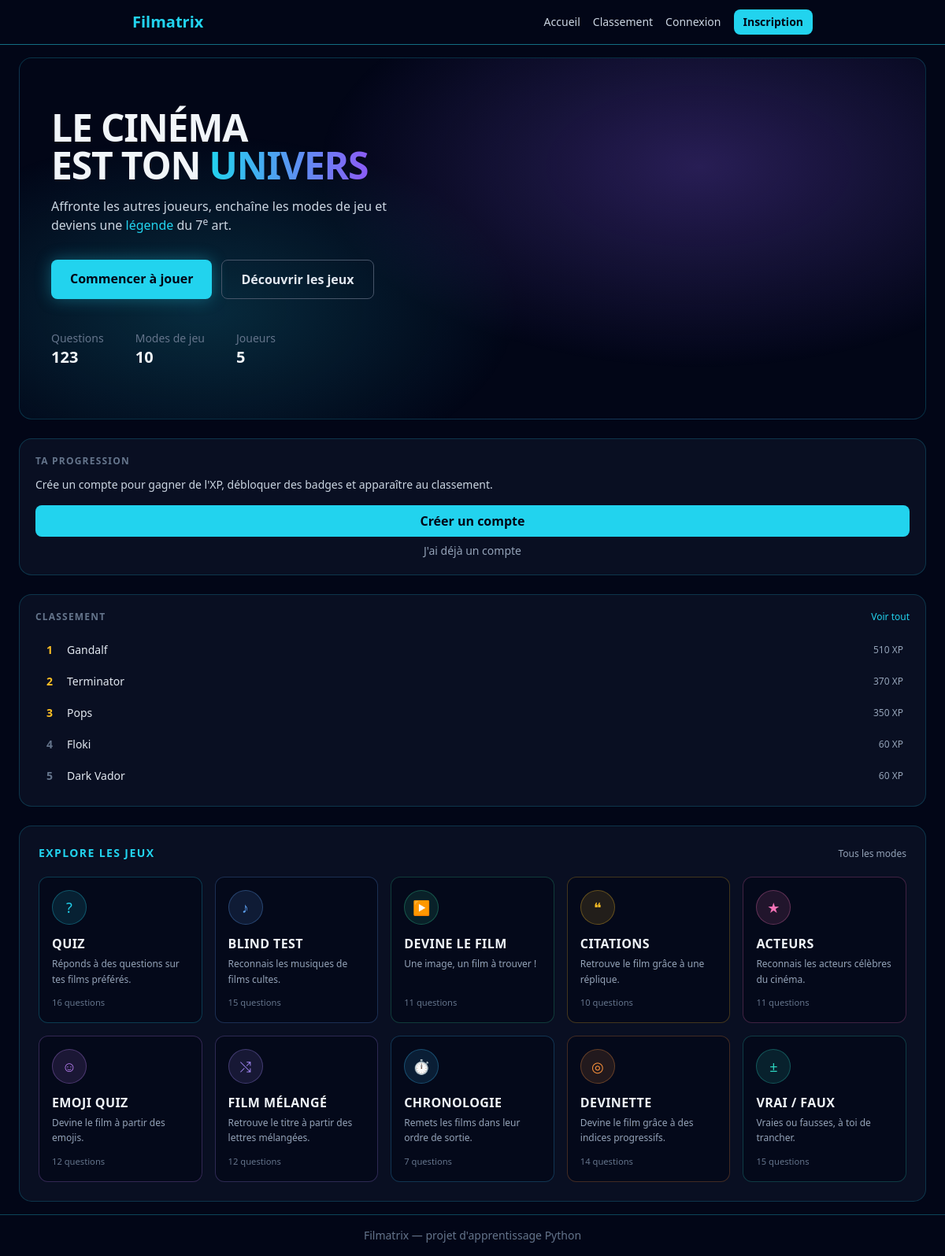
The page / on the database its author committed.
### src/models.py (models this page shows, shortened)
class User(db.Model, UserMixin):
    __tablename__ = "users"
    id = db.Column(db.Integer, primary_key=True)
    username = db.Column(db.String(50), unique=True, nullable=False)
    email = db.Column(db.String(120), unique=True, nullable=False)
    password_hash = db.Column(db.String(255), nullable=False)
    total_xp = db.Column(db.Integer, nullable=False, default=0)
    coins = db.Column(db.Integer, nullable=False, default=0)
    equipped_title = db.Column(db.String(50), nullable=True)
    is_admin = db.Column(db.Boolean, nullable=False, default=False)

### app.py (the view)
    @app.route("/")
    def home() -> str:
        question_counts = dict(
            db.session.query(Question.mode, func.count(Question.id))
            .group_by(Question.mode)
            .all()
        )
        playable_modes = [
            dict(mode, question_count=question_counts.get(mode["slug"], 0))
            for mode in GAME_MODES
            if question_counts.get(mode["slug"], 0) > 0
        ]
        top_players = User.query.order_by(User.total_xp.desc()).limit(5).all()
        level_info = None
        correct_count = 0
        if current_user.is_authenticated:
            level_info = calculate_level(current_user.total_xp)
            correct_count = Attempt.query.filter_by(
                user_id=current_user.id, is_correct=True
            ).count()
        return render_template(
            "accueil.html",
            modes=playable_modes,
            top_players=top_players,
            level_info=level_info,
            correct_count=correct_count,
            total_questions=sum(question_counts.values()),
            total_players=User.query.count(),
        )

### templates/accueil.html
{% extends "base.html" %}
{% block content %}
<div class="max-w-6xl mx-auto flex flex-col gap-6">
    <div class="grid gap-6 xl:grid-cols-[1fr_20rem] items-start">
        <section class="hero-glow relative overflow-hidden rounded-2xl border border-cyan-400/20 bg-slate-900/60 px-6 py-12 sm:px-10 sm:py-16">
            <h1 class="text-4xl sm:text-5xl font-extrabold leading-tight tracking-tight">
                LE CINÉMA<br>
                EST TON
                <span class="bg-gradient-to-r from-cyan-400 to-violet-500 bg-clip-text text-transparent">UNIVERS</span>
            </h1>
            <p class="mt-4 max-w-md text-slate-300">
                Affronte les autres joueurs, enchaîne les modes de jeu
                et deviens une <span class="text-cyan-400">légende</span> du 7<sup>e</sup> art.
            </p>
            <div class="mt-8 flex flex-wrap gap-3">
                <a href="{{ url_for('modes') }}"
                   class="bg-cyan-400 hover:bg-cyan-300 text-slate-950 font-bold px-6 py-3 rounded-lg shadow-[0_0_20px_rgba(34,211,238,0.35)] transition">
                    Commencer à jouer
                </a>
                <a href="#modes"
                   class="border border-slate-600 hover:border-cyan-400 hover:text-cyan-400 text-slate-200 font-bold px-6 py-3 rounded-lg transition">
                    Découvrir les jeux
                </a>
            </div>
            <dl class="mt-10 flex flex-wrap gap-x-10 gap-y-4 text-sm">
                <div>
                    <dt class="text-slate-500">Questions</dt>
                    <dd class="text-xl font-bold text-slate-100">{{ total_questions }}</dd>
                </div>
                <div>
                    <dt class="text-slate-500">Modes de jeu</dt>
                    <dd class="text-xl font-bold text-slate-100">{{ modes | length }}</dd>
                </div>
                <div>
                    <dt class="text-slate-500">Joueurs</dt>
                    <dd class="text-xl font-bold text-slate-100">{{ total_players }}</dd>
                </div>
            </dl>
        </section>
        <aside class="flex flex-col gap-6">
            {% if current_user.is_authenticated %}
            <section class="rounded-2xl border border-cyan-400/20 bg-slate-900/60 p-5">
                <h2 class="text-xs font-bold uppercase tracking-widest text-slate-500 mb-4">Progression</h2>
                <div class="flex items-center gap-4">
                    <div class="flex h-16 w-16 shrink-0 items-center justify-center rounded-full border-2 border-cyan-400 text-2xl font-extrabold text-cyan-400">
                        {{ level_info.level }}
                    </div>
                    <div class="min-w-0 flex-1">
                        <p class="font-bold">Niveau {{ level_info.level }}</p>
                        <div class="mt-2 h-2 w-full overflow-hidden rounded-full bg-slate-800">
                            <div class="h-2 rounded-full bg-gradient-to-r from-cyan-400 to-violet-500"
                                 style="width: {{ (level_info.xp_in_current_level / level_info.xp_for_next_level * 100) | round(1) }}%"></div>
                        </div>
                        <p class="mt-1 text-xs text-slate-500">
                            {{ level_info.xp_in_current_level }} / {{ level_info.xp_for_next_level }} XP
                        </p>
                    </div>
                </div>
                <div class="mt-5 grid grid-cols-3 gap-2 border-t border-slate-800 pt-4 text-center">
                    <div>
                        <p class="text-lg font-bold text-amber-400">{{ current_user.coins }}</p>
                        <p class="text-[0.65rem] uppercase tracking-wider text-slate-500">Pièces</p>
                    </div>
                    <div>
                        <p class="text-lg font-bold text-violet-400">{{ current_user.badges | length }}</p>
                        <p class="text-[0.65rem] uppercase tracking-wider text-slate-500">Badges</p>
                    </div>
                    <div>
                        <p class="text-lg font-bold text-emerald-400">{{ correct_count }}</p>
                        <p class="text-[0.65rem] uppercase tracking-wider text-slate-500">Réussies</p>
                    </div>
                </div>
            </section>
            {% else %}
            <section class="rounded-2xl border border-cyan-400/20 bg-slate-900/60 p-5">
                <h2 class="text-xs font-bold uppercase tracking-widest text-slate-500 mb-3">Ta progression</h2>
                <p class="text-sm text-slate-300">
                    Crée un compte pour gagner de l'XP, débloquer des badges
                    et apparaître au classement.
                </p>
                <a href="{{ url_for('register') }}"
                   class="mt-4 block rounded-lg bg-cyan-400 px-4 py-2 text-center font-bold text-slate-950 transition hover:bg-cyan-300">
                    Créer un compte
                </a>
                <a href="{{ url_for('login') }}"
                   class="mt-2 block text-center text-sm text-slate-400 transition hover:text-cyan-400">
                    J'ai déjà un compte
                </a>
            </section>
            {% endif %}
            <section class="rounded-2xl border border-cyan-400/20 bg-slate-900/60 p-5">
                <div class="mb-4 flex items-baseline justify-between">
                    <h2 class="text-xs font-bold uppercase tracking-widest text-slate-500">Classement</h2>
                    <a href="{{ url_for('leaderboard') }}" class="text-xs text-cyan-400 transition hover:text-cyan-300">
                        Voir tout
                    </a>
                </div>
                {% if top_players %}
                <ol class="flex flex-col gap-1">
                    {% for player in top_players %}
                    {% set is_me = current_user.is_authenticated and player.id == current_user.id %}
                    <li class="flex items-center gap-3 rounded-lg px-2 py-2 text-sm {% if is_me %}bg-cyan-400/10 ring-1 ring-cyan-400/40{% endif %}">
                        <span class="w-5 shrink-0 text-center font-bold {% if loop.index <= 3 %}text-amber-400{% else %}text-slate-500{% endif %}">
                            {{ loop.index }}
                        </span>
                        <span class="min-w-0 flex-1 truncate {% if is_me %}text-cyan-300 font-bold{% else %}text-slate-200{% endif %}">
                            {{ player.username }}
                        </span>
                        <span class="shrink-0 text-xs text-slate-400">{{ player.total_xp }} XP</span>
                    </li>
                    {% endfor %}
                </ol>
                {% else %}
                <p class="text-sm text-slate-500">Aucun joueur classé pour le moment.</p>
                {% endif %}
            </section>
        </aside>
    </div>
    <section id="modes" class="rounded-2xl border border-cyan-400/20 bg-slate-900/60 p-5 sm:p-6">
        <div class="mb-5 flex items-baseline justify-between">
            <h2 class="text-sm font-bold uppercase tracking-widest text-cyan-400">Explore les jeux</h2>
            <a href="{{ url_for('modes') }}" class="text-xs text-slate-400 transition hover:text-cyan-400">
                Tous les modes
            </a>
        </div>
        {% if modes %}
        <div class="grid grid-cols-2 gap-4 sm:grid-cols-3 lg:grid-cols-5">
            {% for mode in modes %}
            <a href="{{ url_for('quiz', mode=mode.slug, position=1) }}"
               style="--accent: {{ mode.accent }}"
               class="accent-card flex flex-col rounded-xl border bg-slate-950/60 p-4 transition">
                <span class="accent-icon mb-3 flex h-11 w-11 items-center justify-center rounded-full border text-lg">
                    {{ mode.icon }}
                </span>
                <p class="font-bold uppercase tracking-wide text-slate-100">{{ mode.name }}</p>
                <p class="mt-1 flex-1 text-xs leading-relaxed text-slate-400">{{ mode.description }}</p>
                <p class="mt-3 text-[0.7rem] text-slate-500">
                    {{ mode.question_count }} question{{ 's' if mode.question_count > 1 else '' }}
                </p>
            </a>
            {% endfor %}
        </div>
        {% else %}
        <p class="text-sm text-slate-500">
            Aucune question en base pour le moment. Lance <code class="text-slate-400">seed_db.py</code> pour en charger.
        </p>
        {% endif %}
    </section>
</div>
{% endblock %}

### templates/base.html (style rules this page uses)
.hero-glow { background: radial-gradient(60% 80% at 75% 30%, rgba(139, 92, 246, 0.28), transparent 70%), radial-gradient(50% 70% at 20% 70%, rgba(34, 211, 238, 0.18), transparent 70%); }
.accent-card { border-color: color-mix(in srgb, var(--accent) 25%, transparent); }
.accent-icon { color: var(--accent); background-color: color-mix(in srgb, var(--accent) 12%, transparent); border-color: color-mix(in srgb, var(--accent) 30%, transparent); }

### rows shown on the page
User: username "Gandalf", total_xp "510"
User: username "Terminator", total_xp "370"
User: username "Pops", total_xp "350"
User: username "Floki", total_xp "60"
User: username "Dark Vador", total_xp "60"

### other values the page prints
{{ total_questions }} "123"
{{ modes | length }} "10"
{{ total_players }} "5"
{{ mode.icon }} "?" "♪" "▶" "❝" "★" "☺" "⤭" "⏱" "◎" "±"
{{ mode.name }} "QUIZ" "BLIND TEST" "DEVINE LE FILM" "CITATIONS" "ACTEURS" "EMOJI QUIZ" "FILM MÉLANGÉ" "CHRONOLOGIE" "DEVINETTE" "VRAI / FAUX"
{{ mode.description }} "Réponds à des questions sur tes films préférés." "Reconnais les musiques de films cultes." "Une image, un film à trouver !" "Retrouve le film grâce à une réplique." "Reconnais les acteurs célèbres du cinéma." "Devine le film à partir des emojis." "Retrouve le titre à partir des lettres mélangées." "Remets les films dans leur ordre de sortie." "Devine le film grâce à des indices progressifs." "Vraies ou fausses, à toi de trancher."
{{ mode.question_count }} "16" "15" "11" "10" "11" "12" "12" "7" "14" "15"
{{ 's' if mode.question_count > 1 else '' }} "s" "s" "s" "s" "s" "s" "s" "s" "s" "s"
